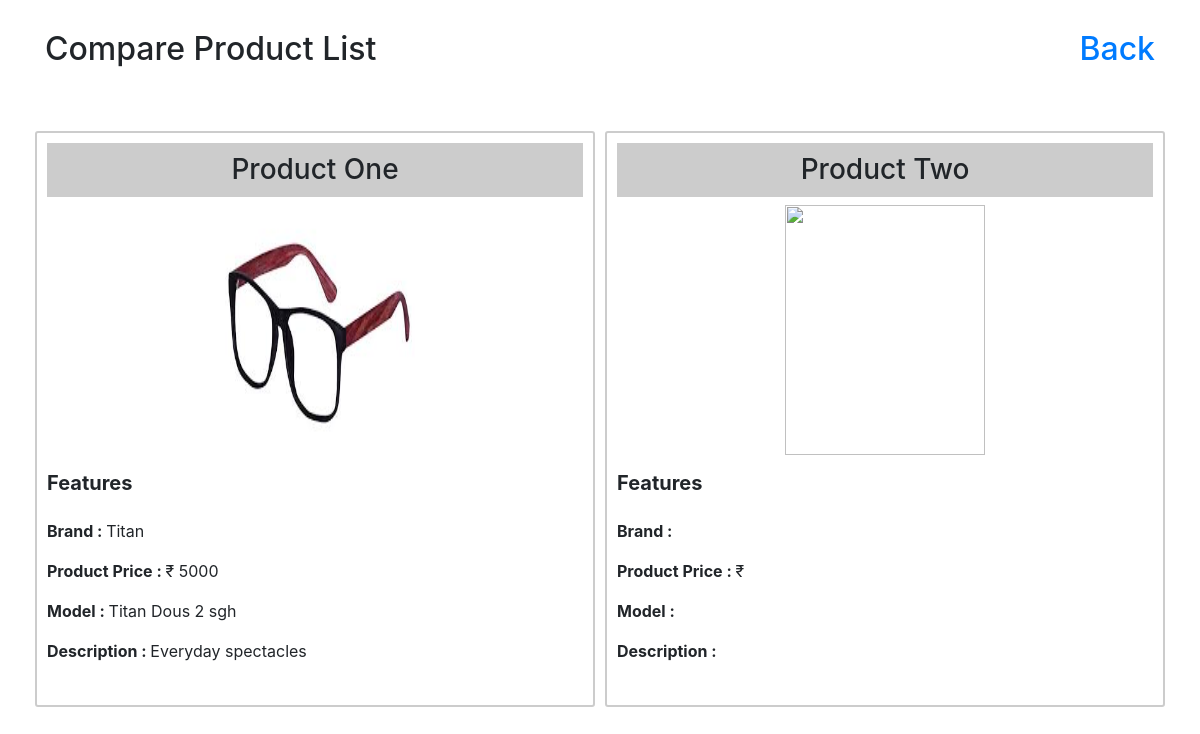
Page /compare.php?card_one=1 on the committed database.
### tables this page shows
CREATE TABLE `compare_data` (
  `id` int(50) NOT NULL,
  `product_title` varchar(55) NOT NULL,
  `product_price` int(50) NOT NULL,
  `product_desc` text NOT NULL,
  `product_image` text NOT NULL,
  `product_categories` text NOT NULL,
  `product_ov` text NOT NULL
  
);

### compare.php (the view, shortened to what this page needs)
<?php
$con = mysqli_connect('localhost','root','','lensdb');
$productOne = $_REQUEST['card_one'];
$productTwo = $_REQUEST['card_two'];
$pro1_sql = "select * from compare_data where id='".$productOne."'";
$pro1_query = mysqli_query($con, $pro1_sql);
$pro1 = mysqli_fetch_object($pro1_query);
$pro2_sql = "select * from compare_data where id='".$productTwo."'";
$pro2_query = mysqli_query($con, $pro2_sql);
$pro2 = mysqli_fetch_object($pro2_query);
?>
<!doctype html>
<html lang="en">
  <head>
    <link rel="stylesheet" href="https://stackpath.bootstrapcdn.com/bootstrap/4.3.1/css/bootstrap.min.css">
  </head>
  <body>
  	<div class="container">
  		<div class="row">
  			<div class="col-sm-6" style="margin-top: 30px;">
  				<h2>Compare Product List</h2>
  			</div>
        <div class="col-sm-6" style="margin-top: 30px;">
          <a href="compare_index.php" style="text-align: right;"><h2>Back</h2></a>
        </div>
  		</div>
  		<div class="row" style="margin-top: 50px;">
  			<div class="col-sm-6" style="margin-bottom: 30px; padding: 5px;">
          <div class="card">
            <h3 style="text-align: center; background: #ccc; width: 100%; padding: 10px;">Product One</h3>
			<?php
			$p1=$pro1->product_image;
            echo
            "
              <div class='panel-body' align = 'middle'>
                <img src='product_images/$p1' style='width:200px; height:250px;'/>
              </div>
            ";
           ?>
			<p style="text-align: justify;"><h5><b>Features</b></h5></p>
			<p> <b> Brand : </b> <?php echo $pro1->product_title; ?></p>
            <p> <b>Product Price : </b> ₹ <?php echo $pro1->product_price; ?></p>
  			<p> <b> Model : </b> <?php echo $pro1->product_desc; ?></p>
			<p> <b> Description : </b> <?php echo $pro1->product_ov; ?></p>
          </div>
  			</div>
        <div class="col-sm-6" style="margin-bottom: 30px; padding: 5px;">
          <div class="card">
            <h3 style="text-align: center; background: #ccc; width: 100%; padding: 10px;">Product Two</h3>
			<?php
			$p2=$pro2->product_image;
            echo
            "
              <div class='panel-body' align = 'middle'>
                <img src='product_images/$p2' style='width:200px; height:250px;'/>
              </div>
            ";
           ?>
		    <p style="text-align: justify;"><h5><b>Features</b></h5></p>
			<p> <b> Brand : </b> <?php echo $pro2->product_title; ?></p>
            <p> <b>Product Price : </b> ₹ <?php echo $pro2->product_price; ?></p>
  			<p> <b> Model : </b> <?php echo $pro2->product_desc; ?></p>
			<p> <b> Description : </b> <?php echo $pro2->product_ov; ?></p>
          </div>
        </div>
  		</div>
  	</div>
  </body>
</html>

### compare.php (style rules this page uses)
.card { border: 2px solid #ccc; border-radius: 3px; padding: 10px; }

### rows in the picture
compare_data: product_image (picture), product_title "Titan", product_price "5000", product_desc "Titan Dous 2 sgh", product_ov "Everyday spectacles"
